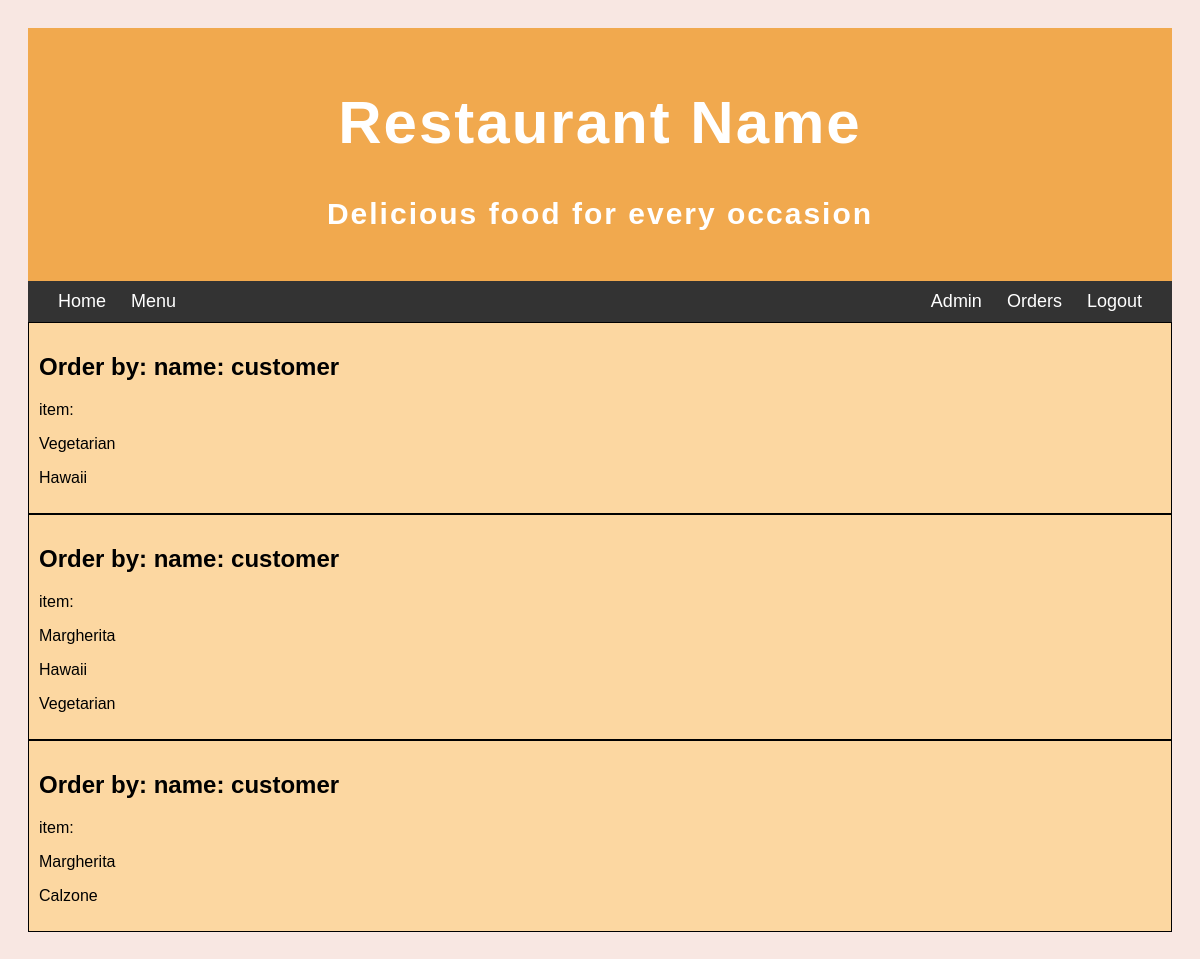
Screenshot of /received (signed in) with the database file from the repository.
### pizzaria/models.py (models this page shows, shortened)
class Order(db.Model):
    id_ = db.Column('id', db.Integer, primary_key=True)
    customer_id = db.Column(db.Integer, db.ForeignKey("customer.id"))
    pizzas = db.relationship(
        'Pizza', secondary=order_pizza, backref='pizza_order')

class Customer(db.Model):
    id_ = db.Column('id', db.Integer, primary_key=True)
    name = db.Column(db.String(100))
    orders = db.relationship('Order', backref='customer_order', lazy=True)
    carts = db.relationship('Cart', backref='customer_cart', lazy=True)
    def __repr__(self):
        return f'name: {self.name}'

class Pizza(db.Model):
    id_ = db.Column('id', db.Integer, primary_key=True)
    name = db.Column(db.String(50))
    price = db.Column(db.Integer)
    size = db.Column(db.String(50))
    toppings = db.Column(db.Text)

### pizzaria/routes.py (the view)
@app.route("/received")
def received():
    if "user" in session:
        orders = Order.query.all()
        return render_template('orders.html', orders=orders)
    else:
        return redirect(url_for('login'))

### pizzaria/templates/orders.html
{% extends "base.html" %}
{% block content %}
{% for order in orders %}
  <div class="my-div">
    <h2>Order by: {{ order.customer_order }}</h2>
    <p> item:</p>
    {% for pizza in order.pizzas %}
    <p> {{ pizza.name }}</p>
    {% endfor %}
  </div>
{% endfor %}
{% endblock %}

### pizzaria/static/css/style.css (style rules this page uses)
body { font-family: Arial, sans-serif; background-color: #f8e7e2; padding: 20px; }
.my-div { background-color: #FCD7A1; border: 1px solid black; padding: 10px; }

### rows the page displays
Order: customer_order "name: customer"
Pizza: name "Vegetarian"
Pizza: name "Hawaii"
Order: customer_order "name: customer"
Pizza: name "Margherita"
Order: customer_order "name: customer"
Pizza: name "Calzone"
